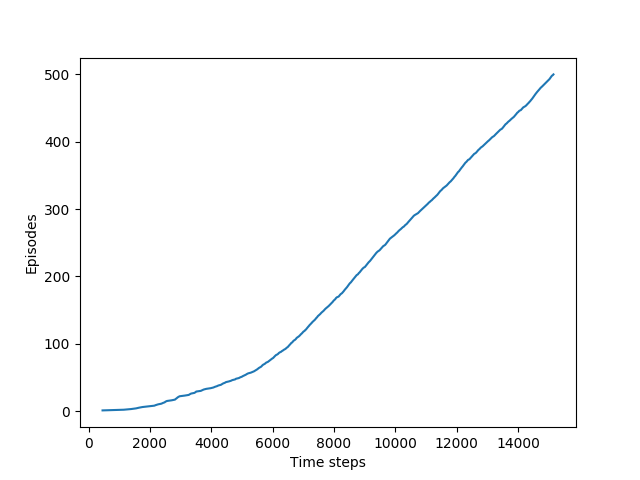

Here is the Python script that generated this plot:
#import tensorflow as tf
#import numpy as np
#import matplotlib.pyplot as plt
#from mpl_toolkits.mplot3d import Axes3D
#import math,sympy,random
#import requests,re
#with open() as file:
#from turtle import *
#from bs4 import BeautifulSoup
#with tf.Session() as sess:
#from tensorflow.keras.models import Sequential
#from tensorflow.keras.layers import Dense,Activation,Dropout
#from tensorflow.optimizer import *
#import time,os,sys,datetime  cwd = os.getcwd()
#from pathlib import Path p=Path('.')
#F2:tree F4:notes  F5:run F8:pep8 F3:tagbar,F10:save
import numpy as np
import matplotlib
matplotlib.use('Agg')
import matplotlib.pyplot as plt

# world height
WORLD_HEIGHT = 7

# world width
WORLD_WIDTH = 10

# wind strength for each column
WIND = [0, 0, 0, 1, 1, 1, 2, 2, 1, 0]

# possible actions
ACTION_UP = 0
ACTION_DOWN = 1
ACTION_LEFT = 2
ACTION_RIGHT = 3

# probability for exploration
EPSILON = 0.1

# Sarsa step size
ALPHA = 0.5

# reward for each step
REWARD = -1.0

START = [3, 0]
GOAL = [3, 7]
ACTIONS = [ACTION_UP, ACTION_DOWN, ACTION_LEFT, ACTION_RIGHT]

def step(state, action):
    i, j = state
    if action == ACTION_UP:
        return [max(i - 1 - WIND[j], 0), j]
    elif action == ACTION_DOWN:
        return [max(min(i + 1 - WIND[j], WORLD_HEIGHT - 1), 0), j]
    elif action == ACTION_LEFT:
        return [max(i - WIND[j], 0), max(j - 1, 0)]
    elif action == ACTION_RIGHT:
        return [max(i - WIND[j], 0), min(j + 1, WORLD_WIDTH - 1)]
    else:
        assert False

# play for an episode
def episode(q_value):
    # track the total time steps in this episode
    time = 0

    # initialize state
    state = START

    # choose an action based on epsilon-greedy algorithm
    if np.random.binomial(1, EPSILON) == 1:
        action = np.random.choice(ACTIONS)
    else:
        values_ = q_value[state[0], state[1], :]
        action = np.random.choice([action_ for action_, value_ in enumerate(values_) if value_ == np.max(values_)])

    # keep going until get to the goal state
    while state != GOAL:
        next_state = step(state, action)
        if np.random.binomial(1, EPSILON) == 1:
            next_action = np.random.choice(ACTIONS)
        else:
            values_ = q_value[next_state[0], next_state[1], :]
            next_action = np.random.choice([action_ for action_, value_ in enumerate(values_) if value_ == np.max(values_)])

        # Sarsa update
        q_value[state[0], state[1], action] += \
            ALPHA * (REWARD + q_value[next_state[0], next_state[1], next_action] -
                     q_value[state[0], state[1], action])
        state = next_state
        action = next_action
        time += 1
    return time

def sarsa():
    q_value = np.zeros((WORLD_HEIGHT, WORLD_WIDTH, 4))
    episode_limit = 500

    steps = []
    ep = 0
    while ep < episode_limit:
        steps.append(episode(q_value))
        # time = episode(q_value)
        # episodes.extend([ep] * time)
        ep += 1

    steps = np.add.accumulate(steps)

    plt.plot(steps, np.arange(1, len(steps) + 1))
    plt.xlabel('Time steps')
    plt.ylabel('Episodes')

    plt.savefig('./sarsa.png')
    plt.close()

    # display the optimal policy
    optimal_policy = []
    for i in range(0, WORLD_HEIGHT):
        optimal_policy.append([])
        for j in range(0, WORLD_WIDTH):
            if [i, j] == GOAL:
                optimal_policy[-1].append('G')
                continue
            bestAction = np.argmax(q_value[i, j, :])
            if bestAction == ACTION_UP:
                optimal_policy[-1].append('U')
            elif bestAction == ACTION_DOWN:
                optimal_policy[-1].append('D')
            elif bestAction == ACTION_LEFT:
                optimal_policy[-1].append('L')
            elif bestAction == ACTION_RIGHT:
                optimal_policy[-1].append('R')
    print('Optimal policy is:')
    for row in optimal_policy:
        print(row)
    print('Wind strength for each column:\n{}'.format([str(w) for w in WIND]))

if __name__ == '__main__':
    sarsa()
